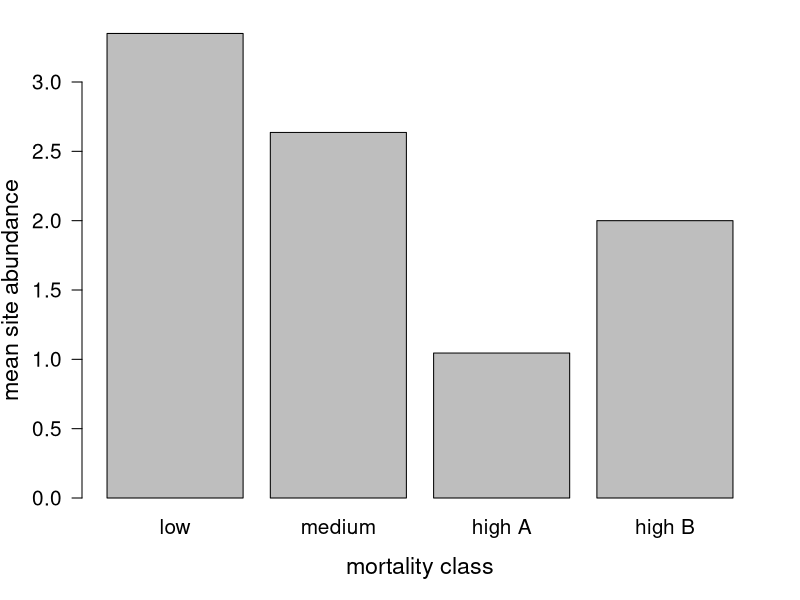

Source code (R): (Note: this script raises an error after producing the figure.)
setwd("C:/Users/dusti/Box Sync/Personal Computer/Quantitative Biodiversity/Group Project/GroupProject")
rm(list=ls())

library(vegan)
library(psych)
library(ggplot2)

Guilds <- read.csv("ForagingGuildsDataFile.csv")

str(Guilds)
summary(Guilds)

sem <- function(x){
  sd(na.omit(x))/sqrt(length(na.omit(x)))
}

#Compute means for omnivores and insectivores in the different mortality classes

Omnivores.Mean <- tapply(Guilds$Omn_16, Guilds$mortality.class, mean)

Insectivores.Mean <- tapply(Guilds$Ins_29, Guilds$mortality.class, mean)

#Compute standard errors for those means

Omnivores.SE <- tapply(Guilds$Omn_16, Guilds$mortality.class, sem)

Insectivores.SE <- tapply(Guilds$Ins_29, Guilds$mortality.class, sem)

#Make barplots (ADJUST, at least bars and ylim needs to be adjusted)
OmnivorePlot <- barplot(Omnivores.Mean, ylim = c(0, round(max(Omnivores.Mean), digits = 0)),
               pch = 15, cex = 1.25, las = 1, cex.lab = 1.4, cex.axis = 1.25,
               xlab = "mortality class",
               ylab = "mean site abundance",
               names.arg = c("low", "medium", "high A", "high B"))

arrows(x0 = bp1, y0 = Omnivores.Mean, y1 = Omnivores.Mean - Omnivores.SE, angle = 90,
       length = 0.1, lwd = 1)
arrows(x0 = bp1, y0 = Omnivores.Mean , y1 = Omnivores.Mean + Omnivores.SE, angle = 90,
       length = 0.1, lwd = 1)

#Try to get the omnivore and insectivore bars on same plot

#Run Anovas




